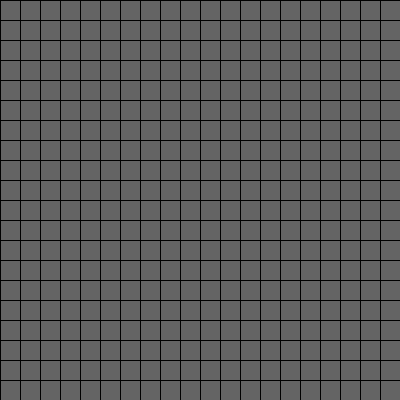
Frame 1 (no input)
Frame 60 (the mouse pressed at the canvas centre just before this capture): identical to frame 1, image omitted
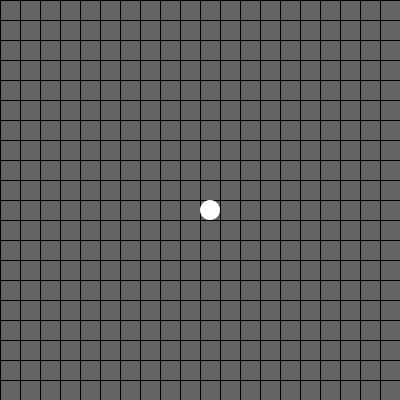
Frame 120 (the mouse held since frame 60 and released just before this capture)

The Processing sketch that drew these frames (run headless with seeded random() and noise(); from frame 60 on, the mouse is pressed at the canvas centre):

// Processing sketch: processing_176084
// ── processing_176084.pde

int contador=0;

Grid grid;

ArrayList <Bola> bolas;
ArrayList <ArrayList<Bola>> grupobolas;

void setup() {
  size(400, 400);

  grid = new Grid(); //nueva rejilla
  bolas = new ArrayList(); // creo el arraylist
  grupobolas= new ArrayList();
}


void draw() {

  background(100); 
  grid.display();
  for (int i = 0; i < contador; i++ ) { 

    Bola b = (Bola) bolas.get(i);

    int distanciax = abs((bolas.get(0).posx) - (bolas.get(i).posx));
    int distanciay = abs((bolas.get(0).posy) - (bolas.get(i).posy));

    b.display();

    if (frameCount % 8 == 0) {
      
     
      if (distanciax==20 && distanciay==0) {
        b.stopit();
      } else if (distanciax==0 && distanciay==20) {
        b.stopit();
      } else if (distanciax==20 && distanciay==0) {
        b.stopit();
      } else if (distanciax==20 && distanciay==20) {
        b.stopit();
      }
      if ( bolas.size()>1) {
        bolas.get(i).movement();
      }
    }
  }
}
void mousePressed() {

  if (bolas.size()==0) {
    bolas.add(new Bola((int)map(mouseX/20, 0, 20, 0, width), (int)map(mouseY/20, 0, 20, 0, height), false));
  } else {
    bolas.add(new Bola((int)map(mouseX/20, 0, 20, 0, width), (int)map(mouseY/20, 0, 20, 0, height), true));
  } 

  contador++;
}
class Bola {
  int celdas =400;
  int randx= 0;
  int randy = 0;
  int posx, posy;
  int sz=20;
  int stepx=0, stepy=0;
  boolean estadomov;
  
  Bola(int _posx, int _posy, boolean prendido) {

    posx = _posx;
    posy = _posy;
    estadomov=prendido;
  }


  void display() {
  
    noStroke();
    ellipseMode(CORNER);
    fill(255);
    ellipse(posx, posy, sz, sz);
  }


  void stopit() {  estadomov=false; }

  void move() { estadomov=true; }

  void movement() {
   
    if (estadomov == true) {
      stepx=20;
      stepy=20;
    } else {
      stepx=0;
      stepy=0;
    }

    randx =(int(random(100)));
    randy = (int(random(100)));

    if (randx<50) {
      posx+=stepx;
    }
    if (randx>50) {
      posx-=stepx;
    }

    if (randy<50) {
      posy+=stepy;
    }
    if (randy>50) {
      posy-=stepy;
    }
    posx = constrain(posx, 0, width-sz);
    posy = constrain(posy, 0, height-sz);
  }
} 
class Grid {
  Grid() {
  }
  void display() {
    for (int i = 0; i < 400; i += 20) {
      stroke(0);
      line(0, i, width, i);
      line(i, 0, i, height);
    }
  }
}
class Timer {
  int delay;
  int tiempoinicio;

  Timer(int _delaytemp) {
    delay = _delaytemp;
  }

  void play() {
    tiempoinicio=millis();
  }

  boolean delayfinished() {
    int tiempopasado = millis() - tiempoinicio;
    if (tiempopasado > delay) {
      return true;
    } else {
      return false;
    }
  }
}
